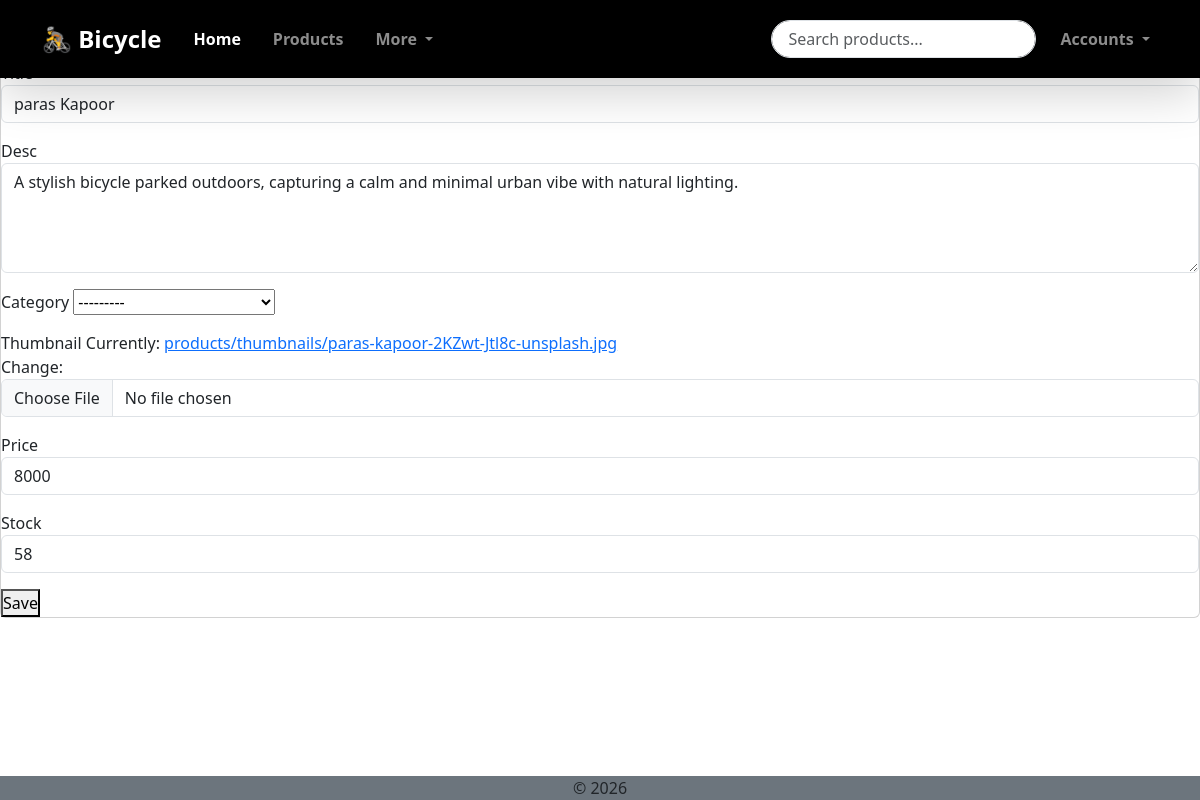
The app's page /products/edit/1/ with its own data.
### products/models.py (models this page shows, shortened)
class Product(models.Model):
    title = models.CharField(max_length=255)
    category = models.ForeignKey(Category, on_delete=models.SET_NULL, null=True, blank = True)
    desc = models.TextField(max_length=500)
    thumbnail = models.ImageField(upload_to='products/thumbnails/')
    price = models.PositiveIntegerField()
    stock = models.PositiveIntegerField()
    added_at = models.DateTimeField(auto_now_add=True)
    updated_at = models.DateTimeField(auto_now=True)

### products/views.py (the view)
# urls.py: path('edit/<int:pk>/', views.UpdateProduct.as_view(), name = 'edit_product'),
class UpdateProduct(UpdateView):
    model = Product
    template_name = 'products/edit_product.html'
    form_class = forms.ProductForm
    success_url = reverse_lazy('product_list')

### products/forms.py
class ProductForm(forms.ModelForm):
    class Meta:
        model = Product
        fields = ['title', 'desc','category', 'thumbnail', 'price', 'stock']
        widgets = {
            'title' : forms.TextInput(attrs={
                'class' : 'form-control',
                'placeholder' : 'Product Title'
            }),
            'desc' : forms.Textarea(attrs={
                'class' : 'form-control',
                'placeholder' : 'Description',
                'rows' : 4
            }),
            'price' : forms.NumberInput(attrs={
                'class' : 'form-control',
                'placeholder' : 'Price'
            }),
            'stock' : forms.NumberInput(attrs={
                'class' : 'form-control',
                'placeholder' : 'Stock'
            }),
            'thumbnail' : forms.ClearableFileInput(attrs={
                'class' : 'form-control'
            })
        }

### products/models.py (called while the page is built)
    def __str__(self):
       return f"Category : {self.title.capitalize()}"

### templates/products/edit_product.html (shortened to what this page needs)
{% extends 'base/base.html' %}
{% block content %}
<section>
    <div class="card">
        <form method="post" enctype="multipart/form-data">
            {% for field in form %}
                {% include 'base/includes/basicFormField.html' %}
            {% endfor %}
            <button type="submit">Save</button>
        </form>
    </div>
</section>
{% endblock %}

### templates/base/includes/basicFormField.html (shortened to what this page needs)
<div class="mb-3">
    <label class="Form-label">
        {{ field.label }}
    </label>
    {{field}}
</div>

### static/css/style.css (style rules this page uses)
* { padding: 0; margin: 0; box-sizing: border-box; }
body { padding-top: 60px; padding-bottom: 50px; }
.card { transition: all 0.2s ease-in-out; }

### records on screen
Product: form "paras Kapoor" "A stylish bicycle parked outdoors, capturing a calm and minimal urban vibe with natural lighting." "---------" "8000" "58"

### other values on screen
{{ field.label }} "Desc" "Category" "Thumbnail" "Price" "Stock"
